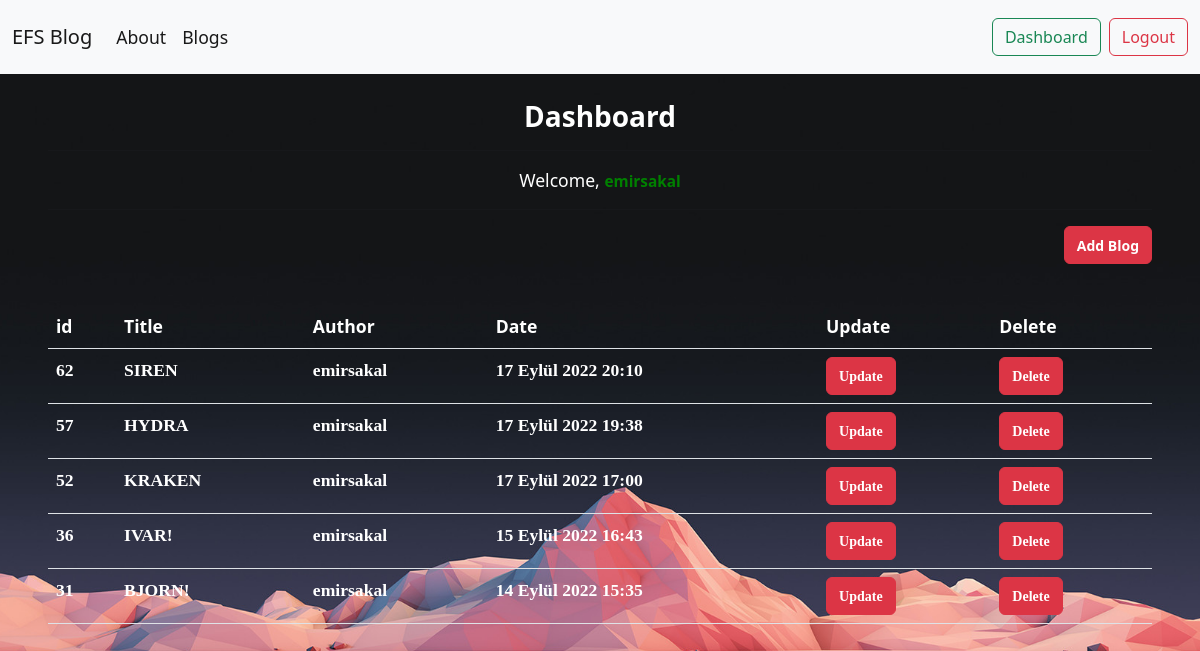
Before: /blogs/dashboard/ (signed in) with the older database file.
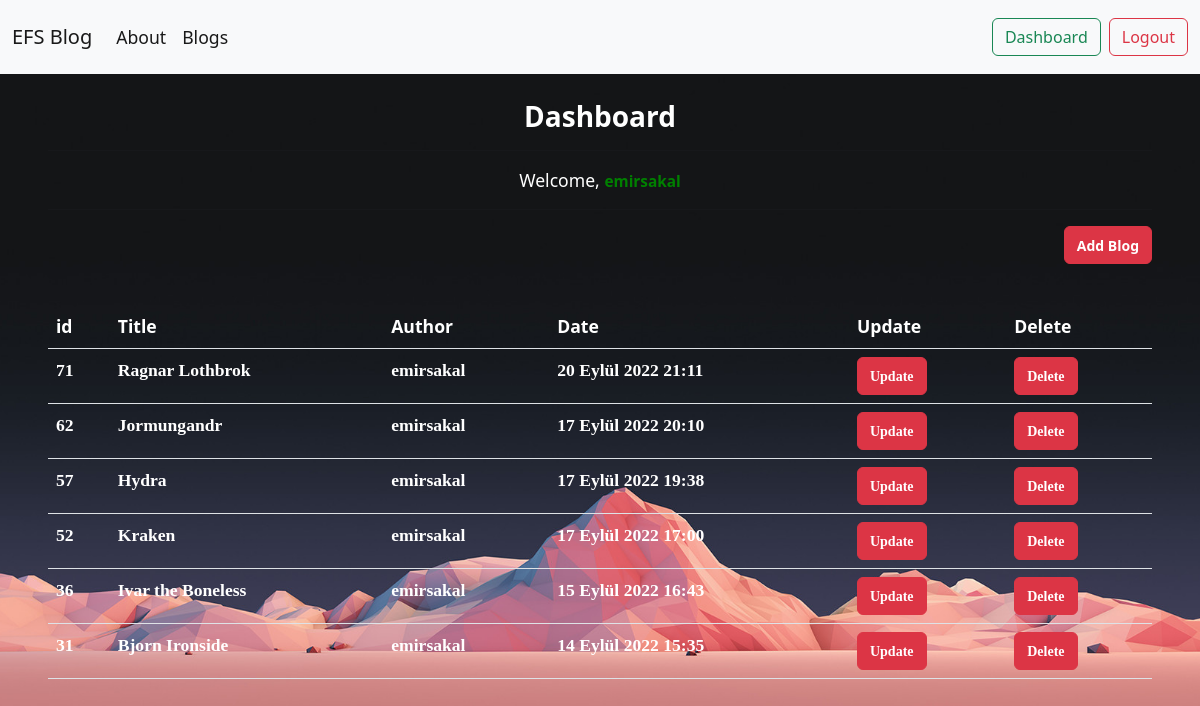
After: the same page with the newer database file.
### article/models.py (models this page shows, shortened)
class Article(models.Model):
    author = models.ForeignKey("auth.User", on_delete = models.CASCADE,verbose_name= "Author ")
    title = models.CharField(max_length = 50, verbose_name= "Title ")
    content = RichTextField()
    created_date = models.DateTimeField(auto_now_add=True, verbose_name= "Created Date")
    article_image = models.FileField(blank = True,null = True,verbose_name="Image")
    article_image2 = models.FileField(blank = True,null = True,verbose_name="Image 2")
    class Meta:
        ordering = ['-created_date']

### article/views.py (the view)
# urls.py: path('dashboard/',views.dashboard,name = "dashboard"),
@login_required(login_url="user:login")
def dashboard(request):
    articles = Article.objects.filter(author = request.user)
    context = {
        "articles" : articles
    }
    return render(request,"dashboard.html",context)

### templates/dashboard.html (shortened to what this page needs)
{% extends 'layout.html' %}
{% block body %}
<h3 style = "color : white; text-align:center; font-weight: bold;"> Dashboard </h3>
<hr>
<p style = "color : white; text-align:center;">
    Welcome, <small style = "color : green; font-weight: bold;">{{request.user.username}}</small>
</p>
<hr>
<a class = "btn btn-danger" style = "float : right;" href = "{% url 'article:addblog' %}"><small style="font-weight: bold;">Add Blog</small></a>
<br><br><br>
{% if articles %}
    <table class="table">
        <thead>
        <tr style = "color : white;">
            <th scope="col">id</th>
            <th scope="col">Title</th>
            <th scope="col">Author</th>
            <th scope="col">Date</th>
            <th scope="col">Update</th>
            <th scope="col">Delete</th>
        </tr>
        </thead>
        <tbody>
            {% for article in articles %}
                <tr style = "color : white; font-family:Didot, serif; font-weight: bold;">
                    <th scope="row">{{article.id}}</th>
                    <td><a href = "{% url 'article:detail' article.id %}">{{article.title}}</a></td>
                    <td>{{article.author.username}}</td>
                    <td>{{article.created_date}}</td>
                    <td><a href="{% url 'article:update' article.id %}" class = "btn btn-danger"><small style="font-weight: bold;">Update</small></a></td>
                    <td><a class = "btn btn-danger" data-bs-toggle="modal" data-bs-target="#exampleModal"><small style="font-weight: bold;">Delete</small></a></td>
                </tr>
            {% endfor %}
        </tbody>
    </table>
{% else %}
    <div class ="alert alert-danger"> You did not write any blog.</div>
{% endif %}
{% endblock body %}

### templates/layout.html (shortened to what this page needs)
<!DOCTYPE html>
{% load static %}
<html lang="en">
<head>
    <link rel="stylesheet" href="{% static 'css/bootstrap.min.css' %}">
</head>
<body>
    {% include "includes/navbar.html" %}
    <div style = "margin-top : 100px; margin-bottom:50px" class = "container">
        {% block body %}
        {% endblock body %}
    </div>
</body>
</html>

### templates/includes/navbar.html (shortened to what this page needs)
<link rel="stylesheet" href="/static/css/swiper-bundle.min.css"/>
<link rel="stylesheet" href="/static/css/main.css"/>
<nav class="navbar navbar-expand-lg fixed-top bg-light">
    <div class="container-fluid">
      <a class="navbar-brand" href="{% url 'index' %}">EFS Blog</a>
      <div class="collapse navbar-collapse" id="navbarNav">
        <ul class="navbar-nav me-auto">
          <li class="nav-item">
            <a class="nav-link active" aria-current="page" href="{% url 'about' %}">About</a>
          </li>
          <li class="nav-item">
            <a class="nav-link active" aria-current="page" href="{% url 'article:articles' %}">Blogs</a>
          </li>
        </ul>
        <ul class="navbar-nav ms-auto">
          {% if request.user.is_authenticated %}
            <li class="nav-item me-2">
              <a class="btn btn-outline-success" aria-current="page" href="{% url 'article:dashboard' %}">Dashboard</a>
            </li>
            <li class="nav-item">
              <a class="btn btn-outline-danger" aria-current="page" href="{% url 'user:logout' %}">Logout</a>
            </li>
          {% endif %}
        </ul>
      </div>
    </div>
  </nav>

### static/css/main.css (style rules this page uses)
:root { --light-color: #fff; --light-color-alt: #afb6cd; --primary-background-color: #121213; --secondary-background-color: #252830; --hover-light-color: var(--light-color); --hover-dark-color: var(--primary-background-color); --gradient-color: linear-gradient( 115deg,#4fcf70,#fad648,#a767e5,#12bcfe,#44ce7b); --transparent-light-color: rgba(255,255,255,.05); --transparent-dark-color: rgba(0,0,0,.75); --font-family: 'Poppins', sans-serif; --font-size-xsm: 1.1rem; --font-size-sm: 1.6rem; --font-size-md: 2.4rem; --font-size-lg: 3rem; --font-size-xl: 4rem; --gap: 2rem; --margin-sm: 2rem; --margin-md: 3rem; --item-min-height-sm: 20rem; --item-min-height-md: 30rem; }
* { margin: 0; padding: 0; box-sizing: border-box; }
html { font-size: 100%; }
body { font-size: var(--font-size-xsm); }
a { text-decoration: none; color: inherit; }
ul { list-style: none; }
.container { max-width: 160rem; margin: 0 auto; padding: 0 3rem; }
.navbar { color: #fff; display: flex; align-items: center; justify-content: space-between; padding-block: 1rem; }

### templates/dashboard.html (style rules this page uses)
body { background-image : url(/static/img/bg6.jpg); background-repeat : no-repeat; background-size:cover; width:100%; height:100%; background-attachment:fixed; background-position:center center; }

Changed rows visible on the page:
added Article: id "71", title "Ragnar Lothbrok", author.username "emirsakal", created_date "20 Eylül 2022 21:11"
changed Article id 62: title "SIREN" → "Jormungandr"
changed Article id 57: title "HYDRA" → "Hydra"
changed Article id 52: title "KRAKEN" → "Kraken"
changed Article id 36: title "IVAR!" → "Ivar the Boneless"
changed Article id 31: title "BJORN!" → "Bjorn Ironside"
